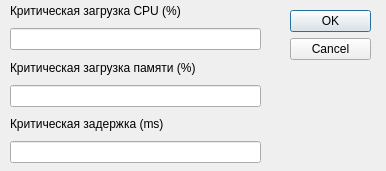
<?xml version="1.0" encoding="UTF-8"?>
<ui version="4.0">
 <class>SettingsDialog</class>
 <widget class="QDialog" name="SettingsDialog">
  <property name="windowModality">
   <enum>Qt::NonModal</enum>
  </property>
  <property name="geometry">
   <rect>
    <x>0</x>
    <y>0</y>
    <width>386</width>
    <height>171</height>
   </rect>
  </property>
  <property name="sizePolicy">
   <sizepolicy hsizetype="Fixed" vsizetype="Fixed">
    <horstretch>1</horstretch>
    <verstretch>0</verstretch>
   </sizepolicy>
  </property>
  <property name="minimumSize">
   <size>
    <width>386</width>
    <height>171</height>
   </size>
  </property>
  <property name="maximumSize">
   <size>
    <width>386</width>
    <height>171</height>
   </size>
  </property>
  <property name="windowTitle">
   <string>Настройка критичесских значений</string>
  </property>
  <property name="modal">
   <bool>true</bool>
  </property>
  <widget class="QDialogButtonBox" name="buttonBox">
   <property name="geometry">
    <rect>
     <x>290</x>
     <y>10</y>
     <width>81</width>
     <height>131</height>
    </rect>
   </property>
   <property name="orientation">
    <enum>Qt::Vertical</enum>
   </property>
   <property name="standardButtons">
    <set>QDialogButtonBox::Cancel|QDialogButtonBox::Ok</set>
   </property>
  </widget>
  <widget class="QWidget" name="layoutWidget">
   <property name="geometry">
    <rect>
     <x>10</x>
     <y>0</y>
     <width>251</width>
     <height>163</height>
    </rect>
   </property>
   <layout class="QVBoxLayout" name="verticalLayout_4">
    <item>
     <layout class="QVBoxLayout" name="verticalLayout">
      <item>
       <widget class="QLabel" name="label">
        <property name="text">
         <string>Критическая загрузка CPU (%)</string>
        </property>
       </widget>
      </item>
      <item>
       <widget class="QLineEdit" name="lineEdit_criticalCpu"/>
      </item>
     </layout>
    </item>
    <item>
     <layout class="QVBoxLayout" name="verticalLayout_2">
      <item>
       <widget class="QLabel" name="label_2">
        <property name="text">
         <string>Критическая загрузка памяти (%)</string>
        </property>
       </widget>
      </item>
      <item>
       <widget class="QLineEdit" name="lineEdit_criticalMemory"/>
      </item>
     </layout>
    </item>
    <item>
     <layout class="QVBoxLayout" name="verticalLayout_3">
      <item>
       <widget class="QLabel" name="label_3">
        <property name="text">
         <string>Критическая задержка (ms)</string>
        </property>
       </widget>
      </item>
      <item>
       <widget class="QLineEdit" name="lineEdit_criticalLatency"/>
      </item>
     </layout>
    </item>
   </layout>
  </widget>
 </widget>
 <resources/>
 <connections>
  <connection>
   <sender>buttonBox</sender>
   <signal>accepted()</signal>
   <receiver>SettingsDialog</receiver>
   <slot>accept()</slot>
   <hints>
    <hint type="sourcelabel">
     <x>248</x>
     <y>254</y>
    </hint>
    <hint type="destinationlabel">
     <x>157</x>
     <y>274</y>
    </hint>
   </hints>
  </connection>
  <connection>
   <sender>buttonBox</sender>
   <signal>rejected()</signal>
   <receiver>SettingsDialog</receiver>
   <slot>reject()</slot>
   <hints>
    <hint type="sourcelabel">
     <x>316</x>
     <y>260</y>
    </hint>
    <hint type="destinationlabel">
     <x>286</x>
     <y>274</y>
    </hint>
   </hints>
  </connection>
 </connections>
</ui>
